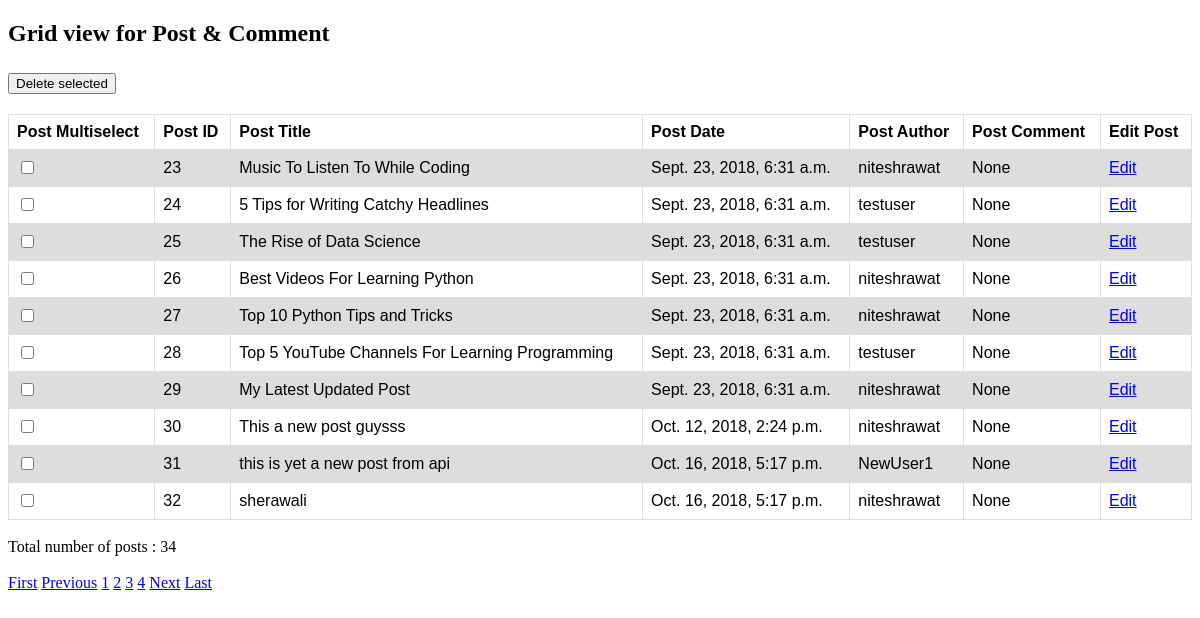
Screenshot of /grid/?page=3 with the database file from the repository.
### blog/models.py (models this page shows, shortened)
class Post(models.Model):
    title = models.CharField(max_length=100)
    content = models.TextField()
    date_posted = models.DateTimeField(default=timezone.now)
    author = models.ForeignKey(User, related_name='posts', on_delete=models.CASCADE)
    class Meta:
        verbose_name = _('Post')
        verbose_name_plural = _('Posts')

### blog/views.py (the view, shortened to what this page needs)
# urls.py: path('grid/', GridListView.as_view(), name='grid'),
class GridListView(ListView):
    template_name = 'blog/grid.html'
    paginate_by = 10
    def get_queryset(self):
        return Post.objects.all()
    def get_context_data(self, *, object_list=None, **kwargs):
        context = super(GridListView, self).get_context_data(**kwargs)
        total_count = Post.objects.all().count()
        context['total_count'] = total_count
        context['comment_list'] = Comment.objects.all()
        return context

### blog/templates/blog/grid.html (shortened to what this page needs)
<!DOCTYPE html>
{% load bootstrap_pagination %}
<html lang="en">
<head>
</head>
<body>
<h2> Grid view for Post & Comment </h2>
<table>
    <tr>
        <th>Post Multiselect</th>
        <th>Post ID</th>
        <th>Post Title</th>
        <th>Post Date</th>
        <th>Post Author</th>
        <th>Post Comment</th>
        <th>Edit Post</th>
    </tr>
    <form method="POST">
    {% block content %}
    {% for obj in object_list %}
    <tr>
        <td><input type="checkbox" name="checks" value="{{ obj.id }}"></td>
        <td>{{ obj.id }}</td>
        <td>{{ obj.title }}</td>
        <td>{{ obj.date_posted }}</td>
        <td>{{ obj.author }}</td>
        <td>
            {% if obj.comments.count > 1 %}
                {% for comment in obj.comments.all %}
                {{ comment.text }}
                <br>
                {% endfor %}
            {% else %}
                None
            {% endif %}
        </td>
        <td><a href="#">Edit</a></td>
    </tr>
    {% endfor %}
    {% endblock %}
        <h2><input type="submit" name="delete" value="Delete selected" /></h2>
    </form>
</table>
<br>
Total number of posts : {{ total_count }}
<br>
<br>
{% if is_paginated %}
      {% if page_obj.has_previous %}
        <a class ="btn btn-outline-info mb-4" href="?page=1">First</a>
        <a class ="btn btn-outline-info mb-4" href="?page={{ page_obj.previous_page_number }}">Previous</a>
      {% endif %}
      {% for num in page_obj.paginator.page_range %}
        {% if page_obj.number == num %}
          <a class ="btn btn-info mb-4" href="?page={{ num }}">{{ num }}</a>
          {% elif num > page_obj.number|add:'-3' and num < page_obj.number|add:'3' %}
          <a class ="btn btn-outline-info mb-4" href="?page={{ num }}">{{ num }}</a>
        {% endif %}
      {% endfor %}
      {% if page_obj.has_next %}
        <a class ="btn btn-outline-info mb-4" href="?page={{ page_obj.next_page_number }}">Next</a>
        <a class ="btn btn-outline-info mb-4" href="?page={{ page_obj.paginator.num_pages }}">Last</a>
      {% endif %}
{% endif %}
</body>
</html>

### blog/templates/blog/grid.html (style rules this page uses)
table { font-family: arial, sans-serif; border-collapse: collapse; width: 100%; }
td, th { border: 1px solid #dddddd; text-align: left; padding: 8px; }
tr:nth-child(even) { background-color: #dddddd; }

### rows the page displays
Post: id "23", title "Music To Listen To While Coding", date_posted "Sept. 23, 2018, 6:31 a.m.", author "niteshrawat", shows "None"
Post: id "24", title "5 Tips for Writing Catchy Headlines", date_posted "Sept. 23, 2018, 6:31 a.m.", author "testuser", shows "None"
Post: id "25", title "The Rise of Data Science", date_posted "Sept. 23, 2018, 6:31 a.m.", author "testuser", shows "None"
Post: id "26", title "Best Videos For Learning Python", date_posted "Sept. 23, 2018, 6:31 a.m.", author "niteshrawat", shows "None"
Post: id "27", title "Top 10 Python Tips and Tricks", date_posted "Sept. 23, 2018, 6:31 a.m.", author "niteshrawat", shows "None"
Post: id "28", title "Top 5 YouTube Channels For Learning Programming", date_posted "Sept. 23, 2018, 6:31 a.m.", author "testuser", shows "None"
Post: id "29", title "My Latest Updated Post", date_posted "Sept. 23, 2018, 6:31 a.m.", author "niteshrawat", shows "None"
Post: id "30", title "This a new post guysss", date_posted "Oct. 12, 2018, 2:24 p.m.", author "niteshrawat", shows "None"
Post: id "31", title "this is yet a new post from api", date_posted "Oct. 16, 2018, 5:17 p.m.", author "NewUser1", shows "None"
Post: id "32", title "sherawali", date_posted "Oct. 16, 2018, 5:17 p.m.", author "niteshrawat", shows "None"

### other values shown
{{ total_count }} "34"
{{ num }} "1" "2" "4"
{{ num }} "3"
